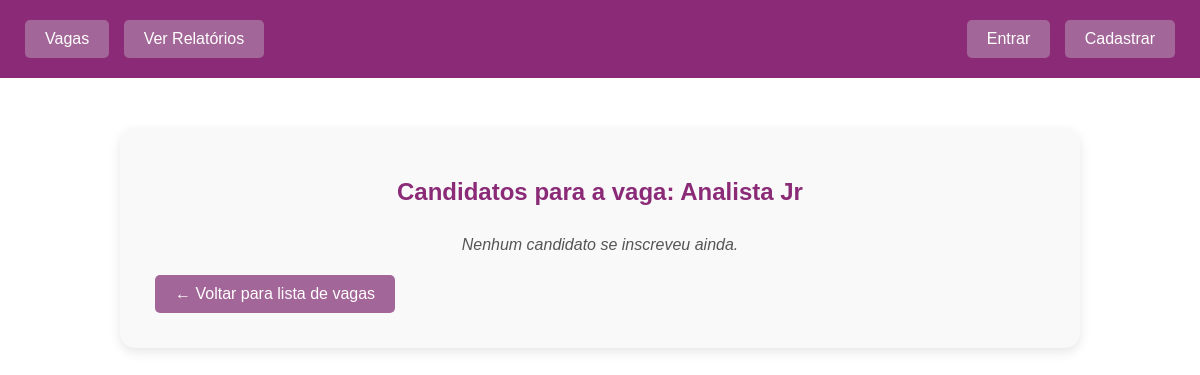
The app's page /vagas/detalhe_vaga/5/, older data.
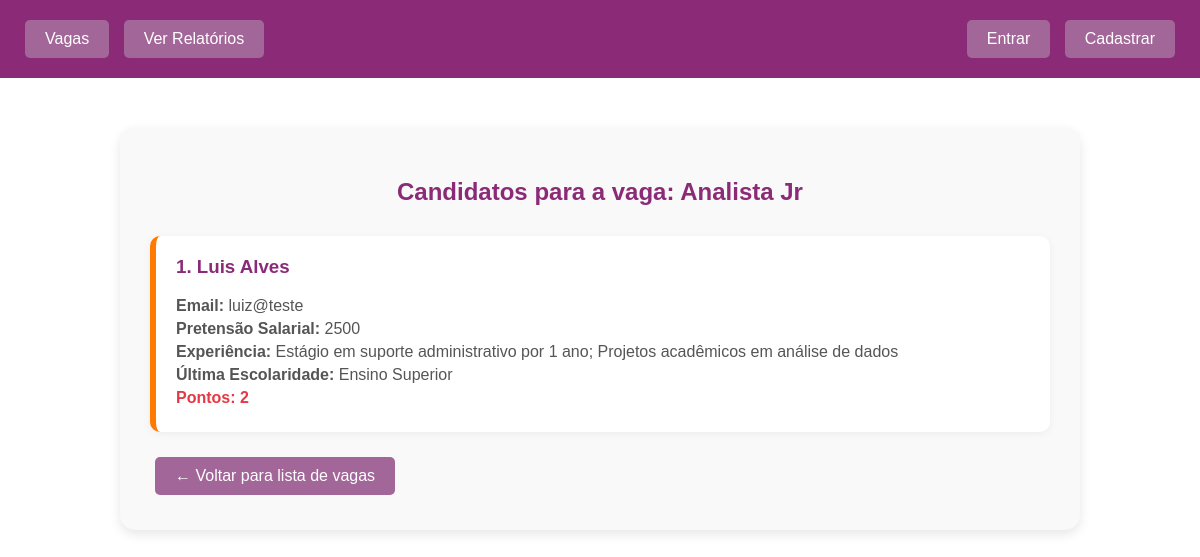
The same page, newer data.
### vagas/models.py (models this page shows, shortened)
class Candidatura(models.Model):
    vaga= models.ForeignKey(Vaga, related_name="candidaturas", on_delete=models.CASCADE)
    candidato = models.ForeignKey(settings.AUTH_USER_MODEL, on_delete=models.CASCADE)
    nome_completo = models.CharField(max_length=255)
    pretensao_salarial = models.CharField(max_length=20)
    experiencia = models.TextField()
    ultima_escolaridade = models.CharField(max_length=20, choices=Escolaridade.choices)
    data_candidatura = models.DateTimeField(null=True, blank=True, default=datetime.datetime(2026, 4, 6, 0, 0))
    class Meta:
        constraints = [
            models.UniqueConstraint(fields=["vaga", "candidato"], name="unique_vaga_candidato")
        ]

### usuarios/models.py (models this page shows, shortened)
class Usuario(AbstractUser):
    email = models.EmailField(unique=True)
    username = None
    tipo_usuario = models.CharField(max_length=20, choices=TipoUsuario.choices)
    USERNAME_FIELD = "email"
    REQUIRED_FIELDS = []
    objects = UsuarioManager()

### vagas/views.py (the view)
def detalhes_vaga(request, vaga_id):
    vaga = Vaga.objects.get(id=vaga_id)
    ranking = rankear_candidatos(vaga)
    return render(request, "vagas/detalhes_vaga.html", {"vaga": vaga, "ranking": ranking})

### vagas/utils.py (called while the page is built)
def faixa_para_intervalo(faixa):
    if faixa == "até 1000":
        return 0, 1000
    elif faixa == "de 1000 a 2000":
        return 1000, 2000
    elif faixa == "de 2000 a 3000":
        return 2000, 3000
    elif faixa == "acima de 3000":
        return 3000, 1000000
    return (0, 0)

def calcular_pontuacao(candidatura, vaga):
    pontos = 0
    try:
        salario = float(candidatura.pretensao_salarial.replace(",", "").strip())
    except:
        salario = 0
    faixa_min, faixa_max = faixa_para_intervalo(vaga.faixa_salarial)
    if faixa_min <= salario <= faixa_max:
        pontos += 1
    nivel_candidato = NIVEL_ESCOLARIDADE.get(candidatura.ultima_escolaridade, 0)
    nivel_vaga = NIVEL_ESCOLARIDADE.get(vaga.escolaridade_minima, 0)
    if nivel_candidato >= nivel_vaga:
        pontos += 1
    return pontos

### templates/vagas/detalhes_vaga.html (shortened to what this page needs)
<!DOCTYPE html>
<html lang="pt-br">
<head>
</head>
<body>
    <header>
        <nav>
            <div>
                <a class="btn" href="{% url 'listar_vagas' %}">Vagas</a>
                <a class="btn" href="{% url 'relatorio' %}">Ver Relatórios</a>
            </div>
            <div>
                {% if user.is_authenticated %}
                    <span class="user-info">Logado como: {{ user.email }} ({{ user.tipo_usuario }})</span>
                    <a class="btn" href="{% url 'logout' %}">Sair</a>
                {% else %}
                    <a class="btn" href="{% url 'login' %}">Entrar</a>
                    <a class="btn" href="{% url 'cadastro' %}">Cadastrar</a>
                {% endif %}
            </div>
        </nav>
    </header>
    <div class="container">
        <h2>Candidatos para a vaga: {{ vaga.nome_vaga }}</h2>
        {% if ranking %}
            {% for item in ranking %}
                <div class="candidato-card">
                    <h3>{{ forloop.counter }}. {{ item.candidatura.get_full_name|default:item.candidatura.nome_completo }}</h3>
                    <p><strong>Email:</strong> {{ item.candidatura.candidato.email }}</p>
                    <p><strong>Pretensão Salarial:</strong> {{ item.candidatura.pretensao_salarial }}</p>
                    <p><strong>Experiência:</strong> {{ item.candidatura.experiencia }}</p>
                    <p><strong>Última Escolaridade:</strong> {{ item.candidatura.get_ultima_escolaridade_display }}</p>
                    <p class="pontos"><strong>Pontos:</strong> {{ item.pontos }}</p>
                </div>
            {% endfor %}
        {% else %}
            <p class="no-candidatos">Nenhum candidato se inscreveu ainda.</p>
        {% endif %}
        <a href="{% url 'listar_vagas' %}" class="btn">← Voltar para lista de vagas</a>
    </div>
</body>
</html>

Row changes from the older to the newer data that the page shows:
added Candidatura: candidatura.get_full_name "Luis Alves", candidatura.candidato.email "luiz@teste", candidatura.pretensao_salarial "2500", candidatura.experiencia "Estágio em suporte administrativo por 1 ano; Projetos acadêmicos em análise de dados", candidatura.ultima_escolaridade "Ensino Superior", pontos "2"
Text that changed along with them:
text no longer shown: "Nenhum candidato se inscreveu ainda."
